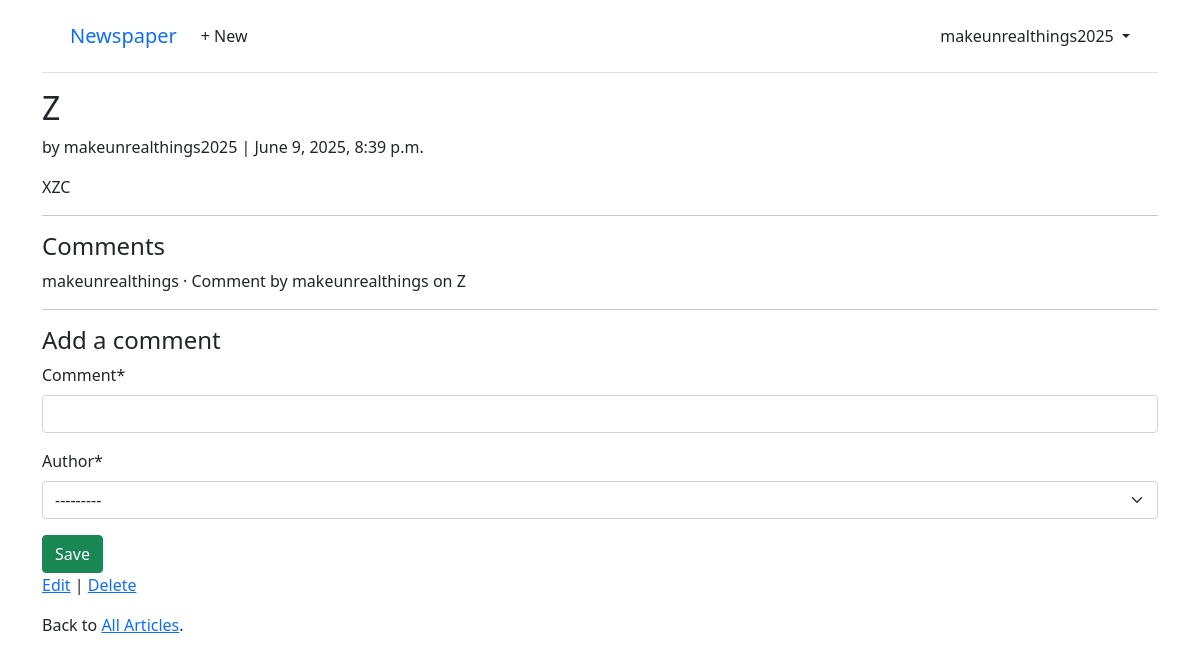
The app's page /articles/5/ (signed in) with its own data.
### accounts/models.py (models this page shows)
class CustomUser(AbstractUser):
    age = models.PositiveIntegerField(null=True, blank=True)

### articles/models.py (models this page shows, shortened)
class Article(models.Model):
    title = models.CharField(max_length=255)
    body = models.TextField()
    date = models.DateTimeField(auto_now_add=True)
    author = models.ForeignKey(
        settings.AUTH_USER_MODEL,
        on_delete=models.CASCADE,
    )
    def __str__(self):
        return self.title

class Comment(models.Model):
    article = models.ForeignKey(Article, on_delete=models.CASCADE, related_name="comments")
    comment = models.CharField(max_length=140)
    author = models.ForeignKey(
        settings.AUTH_USER_MODEL,
        on_delete=models.CASCADE,
    )
    def __str__(self):
        return f"Comment by {self.author} on {self.article}"

### articles/views.py (the view)
# urls.py: path("<int:pk>/", ArticleDetailView.as_view(), name="article_detail"),
class ArticleDetailView(LoginRequiredMixin, DetailView):
    model = Article
    template_name = "article_detail.html"
    def get_context_data(self, **kwargs):
        context = super().get_context_data(**kwargs)
        context["form"] = CommentForm()
        context["comments"] = self.object.comments.all()
        return context

### articles/forms.py
class CommentForm(forms.ModelForm):
 class Meta:
     model = Comment
     fields = ("comment", "author")

### templates/article_detail.html (shortened to what this page needs)
{% extends "base.html" %}
{% load crispy_forms_tags %}
{% block content %}
 <div class="article-entry">
   <h2>{{ object.title }}</h2>
   <p>by {{ object.author }} | {{ object.date }}</p>
   <p>{{ object.body }}</p>
 </div>
 <hr>
 <h4>Comments</h4>
 {% for comment in object.comments.all %}
   <p>{{ comment.author }} &middot; {{ comment }}</p>
 {% empty %}
   <p>No comments yet.</p>
 {% endfor %}
 <hr>
 <h4>Add a comment</h4>
 <form action="{% url 'add_comment' pk=object.pk %}" method="post">
   {{ form|crispy }}
   <button class="btn btn-success ml-2" type="submit">Save</button>
 </form>
 <p><a href="{% url 'article_edit' object.pk %}">Edit</a> |
    <a href="{% url 'article_delete' object.pk %}">Delete</a></p>
 <p>Back to <a href="{% url 'article_list' %}">All Articles</a>.</p>
{% endblock content %}

### templates/base.html (shortened to what this page needs)
<!DOCTYPE html>
<html>
<head>
  <link href="https://cdn.jsdelivr.net/npm/bootstrap@5.1.3/dist/css/bootstrap.min.css" rel="stylesheet"
>
</head>
<body>
  <div class="container">
    <header class="p-3 mb-3 border-bottom">
      <div class="container">
        <div class="d-flex flex-wrap align-items-center justify-content-center
          justify-content-lg-start">
          <a class="navbar-brand" href="{% url 'home' %}">Newspaper</a>
          <ul class="nav col-12 col-lg-auto me-lg-auto mb-2 justify-content-center
            mb-md-0">
            {% if user.is_authenticated %}
 <li><a href="{% url 'article_new' %}"
 class="nav-link px-2 link-dark">+ New</a></li>
          </ul>
          <div class="dropdown text-end">
            <a href="#" class="d-block link-dark text-decoration-none dropdown-toggle" id="dropdownUser1"
              data-bs-toggle="dropdown" aria-expanded="false">
              {{ user.username }}
            </a>
          </div>
          {% else %}
          <div class="text-end">
            <a href="{% url 'login' %}" class="btn btn-outline-primary me-2">Log
              In</a>
            <a href="{% url 'signup' %}" class="btn btn-primary">Sign Up</a>
          </div>
          {% endif %}
        </div>
      </div>
    </header>
    <main>
      {% block content %}
      {% endblock content %}
    </main>
  </div>
</body>
</html>

### records on screen
CustomUser: username "makeunrealthings2025"
Article: title "Z", author "makeunrealthings2025", date "June 9, 2025, 8:39 p.m.", body "XZC"
Comment: author "makeunrealthings", author+article "Comment by makeunrealthings on Z"
